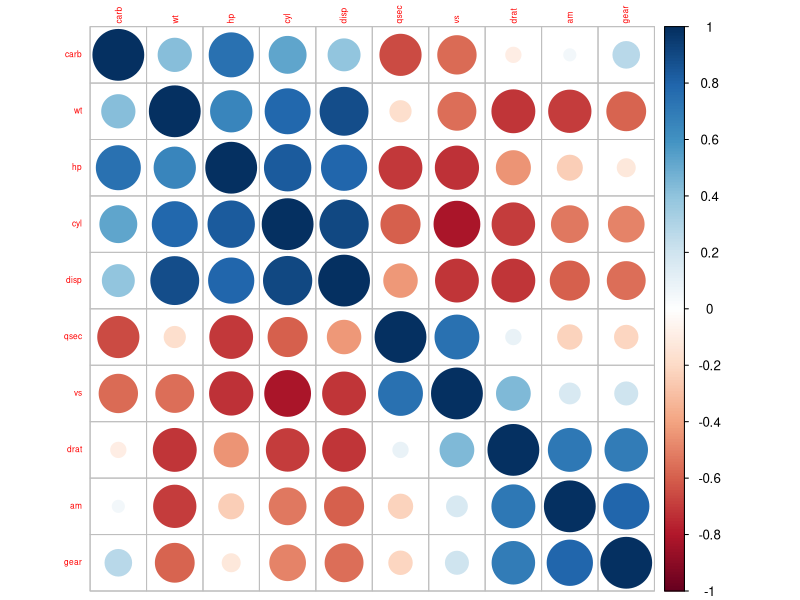
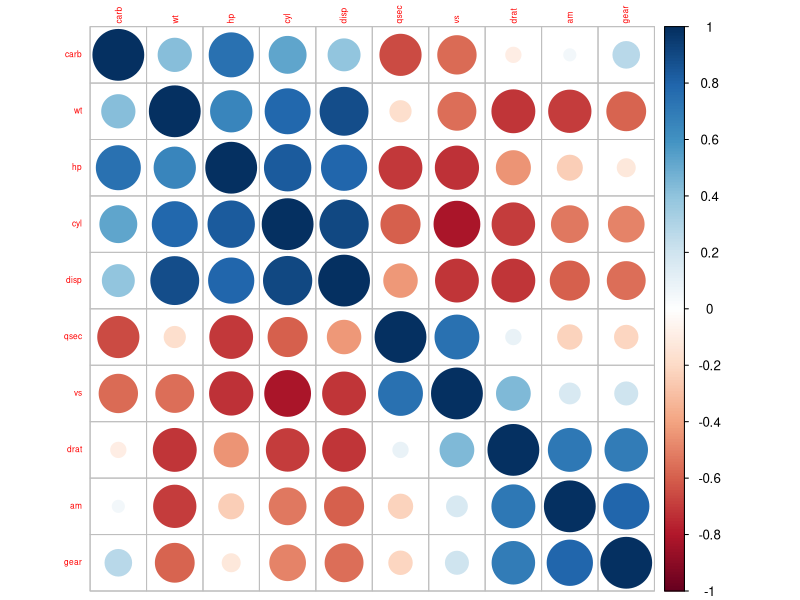
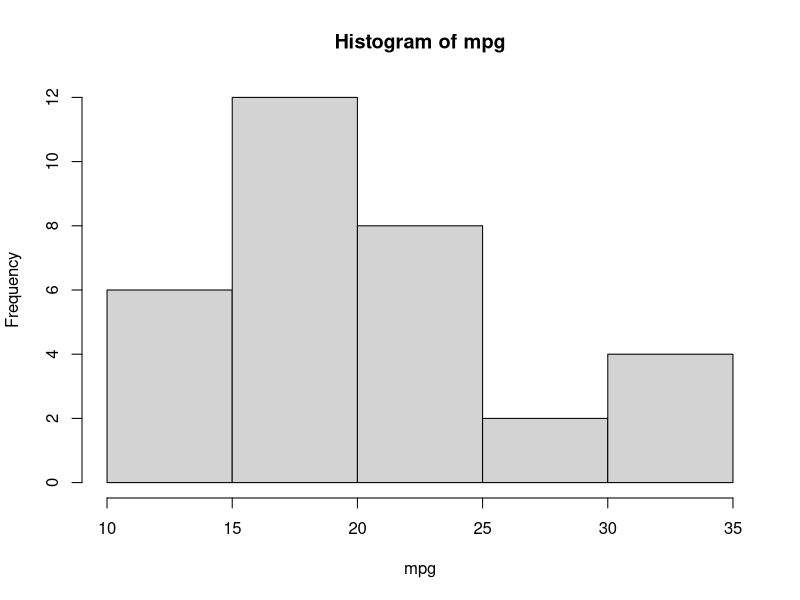
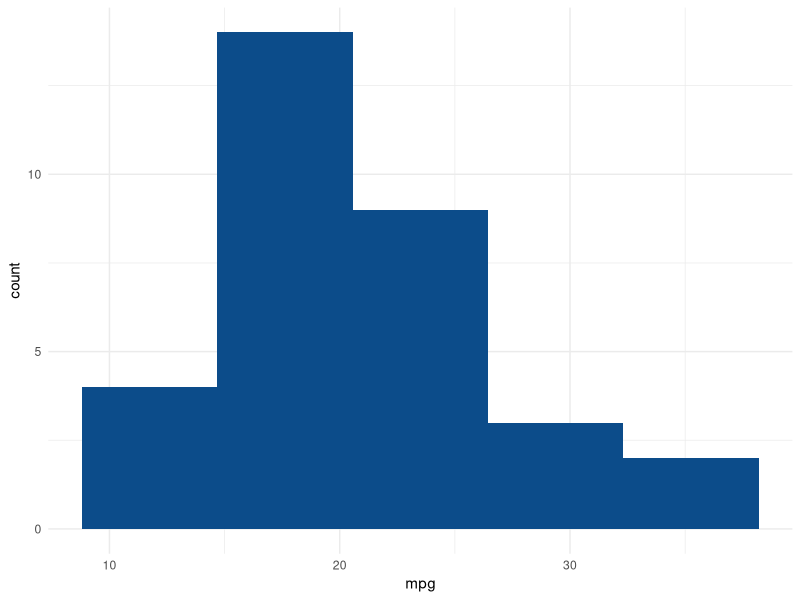
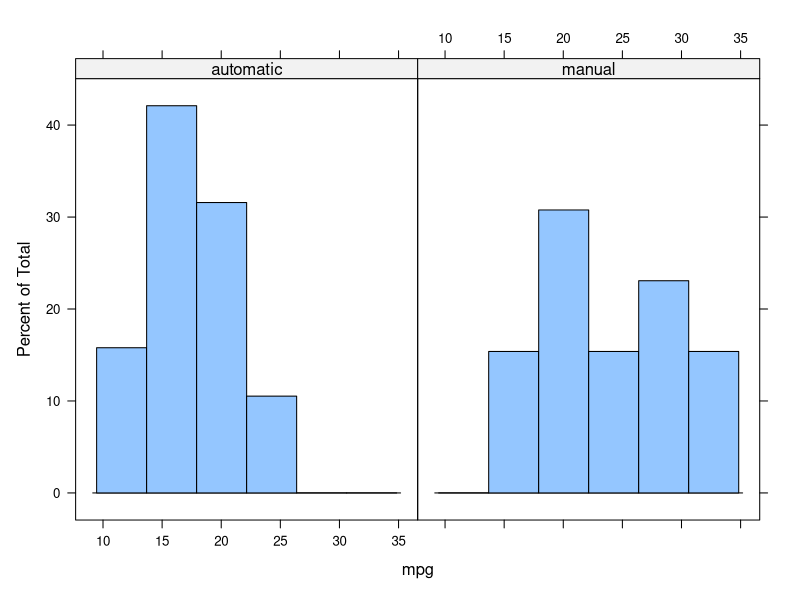
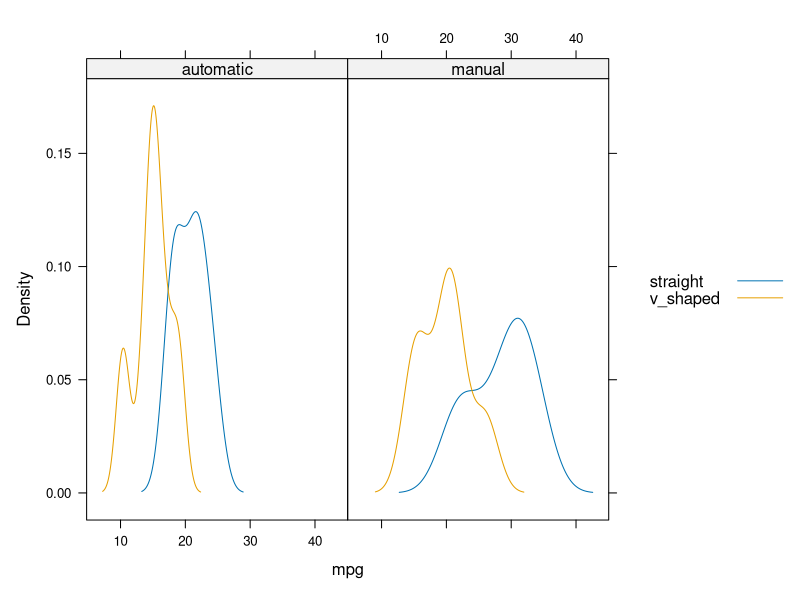
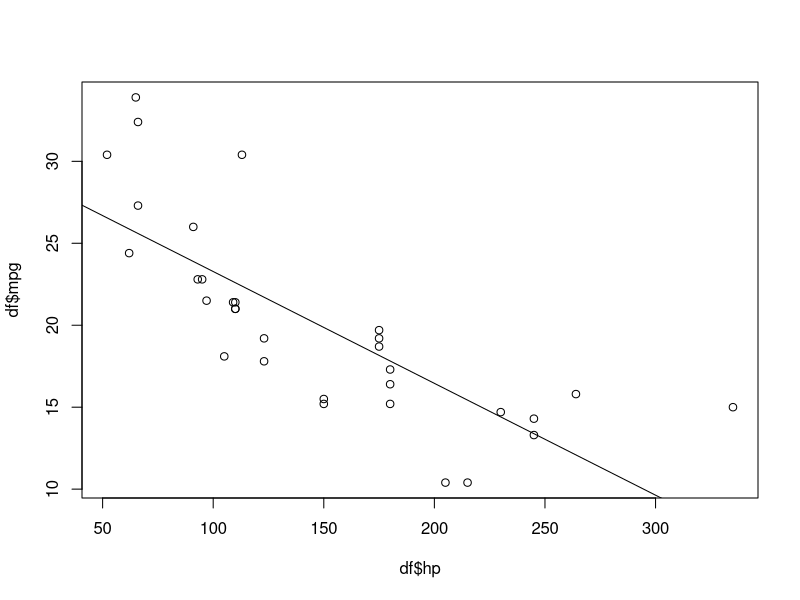
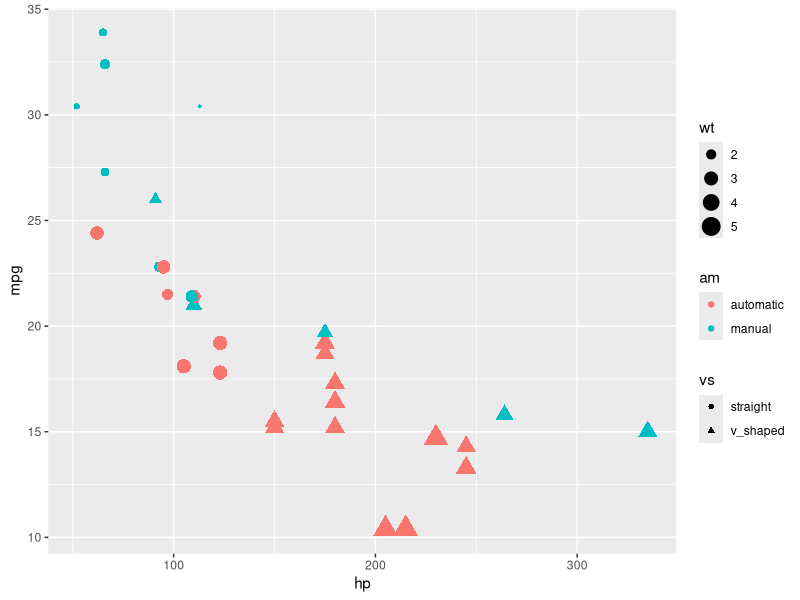

Write the R code that produced these figures, in order.
## ---- chunk 1
knitr::opts_chunk$set(echo = TRUE)
library(caret)
library(ggplot2)
library(lattice)
df <- mtcars
## ---- chunk 2
head(df)
## ---- chunk 3
dim(df)
## ---- chunk 4
str(df)
## ---- chunk 5
summary(df)
## ---- chunk 6
lower_bound <- quantile(df$mpg, 0.025)
upper_bound <- quantile(df$mpg, 0.975)
outlier_df <- which(df$mpg < lower_bound | df$mpg > upper_bound)
df[outlier_df,]
## ---- chunk 7
df <- df[,colMeans(is.na(df)) < .9]
dim(df)
## ---- chunk 8
# create a zero variance variable for demonstration purposes
df$one <- 1
near_zero_vars <- nearZeroVar(df)
df[, near_zero_vars]
## ---- chunk 9
df <- df[, -c(near_zero_vars)]
remove(near_zero_vars)
df
## ---- chunk 10
# filter on numeric variables (in this case exclude 'mpg' as it represents the outcome, not a predictor)
predictors <- df[, -c(1)]
# iris[, !sapply(iris, is.numeric)]
# select non_numeric predictors, to be added back later
predictors_non_numeric <- predictors[, !sapply(predictors, is.numeric)]
predictors_numeric <- predictors[,sapply(predictors, is.numeric)]
correlations <- cor(predictors_numeric)
corrplot::corrplot(correlations, order = "hclust",tl.cex = 0.5)
## ---- chunk 11
highCorr <- findCorrelation(correlations, cutoff = 0.75)
remove(correlations)
predictors_numeric[highCorr]
## ---- chunk 12
predictors_numeric <- predictors_numeric[, -highCorr]
remove(highCorr)
names(predictors_numeric)
## ---- chunk 13
df <- cbind(df[, names(df) %in% names(predictors_numeric)],
            subset(df, select = "mpg", drop = FALSE))
df
## ---- chunk 14
dim(df)
## ---- chunk 15
correlations <- cor(predictors)
corrplot::corrplot(correlations, order = "hclust",tl.cex = 0.5)
## ---- chunk 16
hist(x = df$mpg,
  xlab = "mpg",
  main = "Histogram of mpg",
  breaks = sqrt(nrow(df))
)
## ---- chunk 17
ggplot(df) +
  aes(x = mpg) +
  geom_histogram(bins = 5L, fill = "#0c4c8a") +
  theme_minimal()
## ---- chunk 18
df_lattice <- df
# convert to factor
df_lattice$vs <- as.factor(ifelse(test = df_lattice$vs == 0, yes = "v_shaped", no = "straight"))
df_lattice$am <- as.factor(ifelse(test = df_lattice$am == 0, yes = "automatic", no = "manual"))
# plot
lattice::histogram(~mpg | am, data = df_lattice)
## ---- chunk 19
lattice::densityplot(~mpg | am, 
                     data = df_lattice, 
                     groups = vs, 
                     plot.points = FALSE, 
                     auto.key = TRUE)
## ---- chunk 20
plot(x = df$hp, y = df$mpg)
lm_mpg_hp <- lm(mpg ~ hp, data = df)
abline(lm_mpg_hp)
## ---- chunk 21
ggplot(data = df_lattice, aes(x = hp, y = mpg, shape = vs, colour = am, size = wt)) +
  geom_point()
## ---- chunk 22
ggplot(data = df_lattice, aes(x = hp, y = mpg)) +
        geom_point() +
        stat_smooth(method = lm, se = TRUE)
## ---- chunk 23
pairs(df)
## ---- chunk 24
library(GGally)
ggpairs(data = df,progress = FALSE)
## ---- chunk 25
xyplot(mpg ~ hp | am, 
       data = df_lattice, 
       main = "Lattie Scatter Plot in R", 
       type = c("p", "g", "smooth"))
## ---- chunk 26
splom(df)
## ---- chunk 27
df_sorted_mpg <- df_lattice[order(df_lattice$mpg),]
plot(1:length(df_sorted_mpg$mpg), y = df_sorted_mpg$mpg)
lines(x = 1:length(df_sorted_mpg$mpg),
      y = df_sorted_mpg$mpg, 
      pch = 18, 
      col = "blue", 
      type = "b", 
      lty = 2)
# Add a legend to the plot
legend("topleft", 
       legend=c("Line 1"),
       col=c("blue"), 
       lty = 1:2, 
       cex=0.8)
## ---- chunk 28
ggplot(data = df_sorted_mpg, aes(
        x = 1:length(df_sorted_mpg$mpg),
        y = mpg,
        colour = vs,
        # group = supp,
        # fill = xxx, 
        linetype = am
)) +
        geom_line() +
        ylim(0, max(df_sorted_mpg$mpg) * 1.1) +
        expand_limits(y = 0) +
        geom_point()
## ---- chunk 29

## ---- chunk 30
boxplot(df$mpg,
  ylab = "mpg"
)
## ---- chunk 31
ggplot(df) +
  aes(x = "", y = mpg) +
  geom_boxplot(fill = "#0c4c8a") +
  theme_minimal()
## ---- chunk 32
out <- boxplot.stats(df$mpg)$out
out_ind <- which(df$mpg %in% c(out))
df[out_ind, ]
## ---- chunk 33
bwplot(mpg ~ am | vs, df_lattice)
## ---- chunk 34
lm_df <- lm(mpg ~ ., data = df[, -c(5,1,2,7,6)])
summary(lm_df)
## ---- chunk 35
par(mfrow=c(2,2)) # Change the panel layout to 2 x 2
plot(lm_df)
par(mfrow=c(1,1)) # Change back to 1 x 1
## ---- chunk 36

## ---- chunk 37
# caret::
## ---- chunk 38

## ---- chunk 39
# trans <-
#   caret::preProcess(segData, method = c("BoxCox", "center", "scale", "pca"))
# Apply the transformations:
# transformed <- predict(trans, segData)
## ---- chunk 40

## ---- chunk 41

